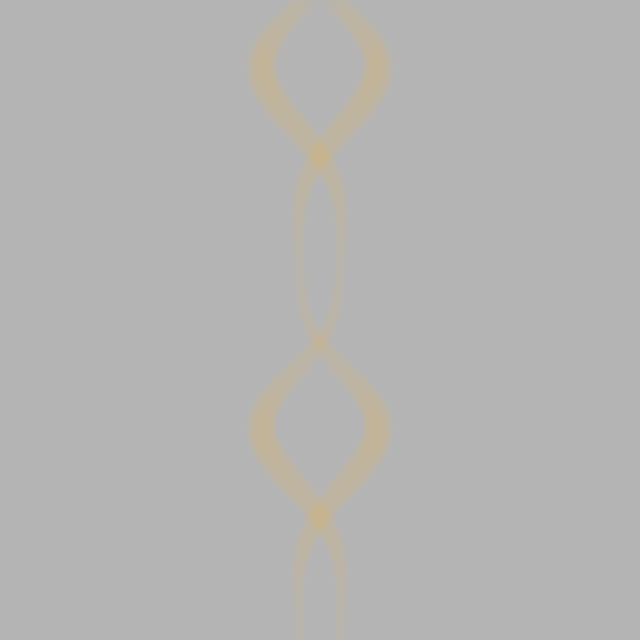
Frame 1 (no input)
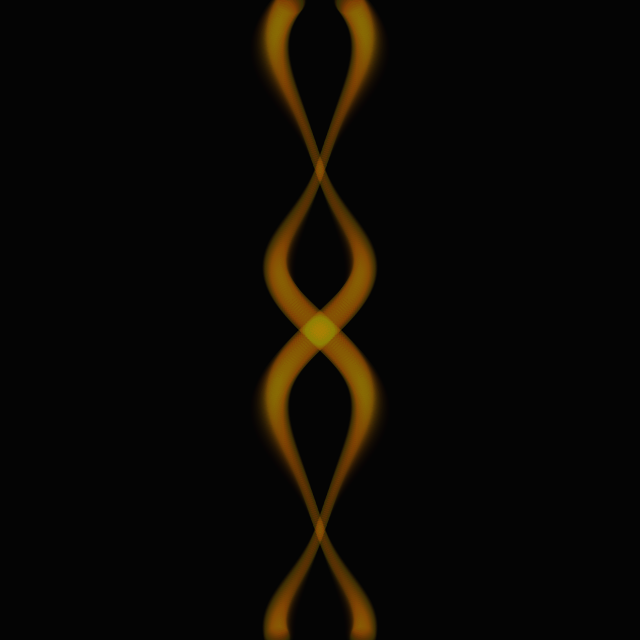
Frame 60 (the mouse pressed at the canvas centre just before this capture)
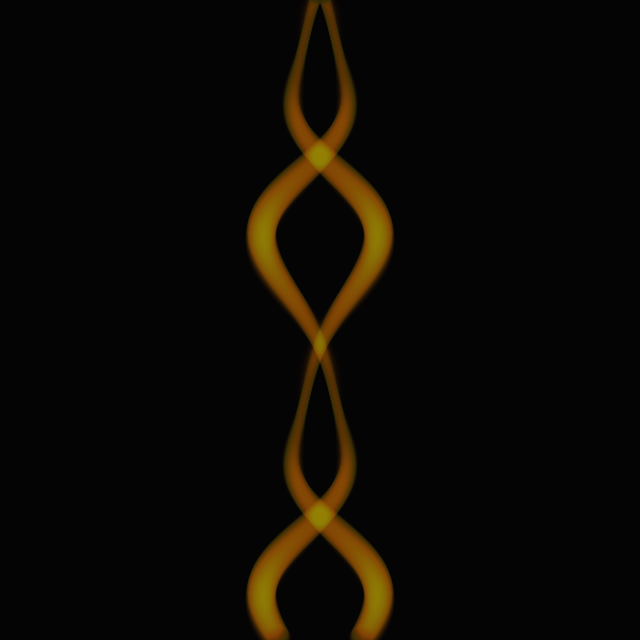
Frame 120 (the mouse held since frame 60 and released just before this capture)

The Processing sketch that drew these frames (run headless with seeded random() and noise(); from frame 60 on, the mouse is pressed at the canvas centre):

// Processing sketch: processing_173339
// ── processing_173339.pde

void setup() {
  size(640, 640);
  noStroke();
}

void draw() {
  fill(0, 30);
  rect(0, 0, width, height);
  fill(255, 150, 0, 3);
  translate(width/2, 0);
  for (int i = 0; i < 640; i+=2) {
    float angle = 20+sin(radians(i+frameCount*2)) * 10;
    float x = sin(radians(i+angle))*(angle*2);
    ellipse(x, i, angle, angle);
    ellipse(-x, i, angle, angle);
  }
}
